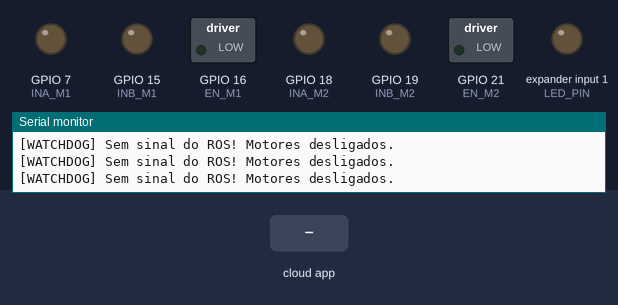
A sketch run on a simulated ESP32-S3. On the bench: switched loads named in the sketch (green lamp = pin HIGH), output pins drawn as LEDs (lit = HIGH), the last lines printed to the serial monitor. The inputs (shaded band) are chosen by the test bench. The ROS host is connected and sends only what is stated.

Above: at 2.8 s.
2.9 s: the phone or cloud app sets linear.x to -100
At 3.17 s:
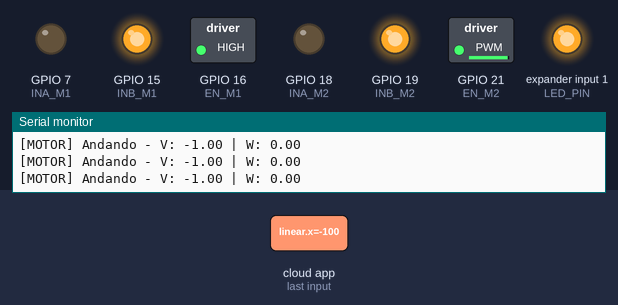
4.9 s: the phone or cloud app sets angular.z to -100
At 6.4 s:
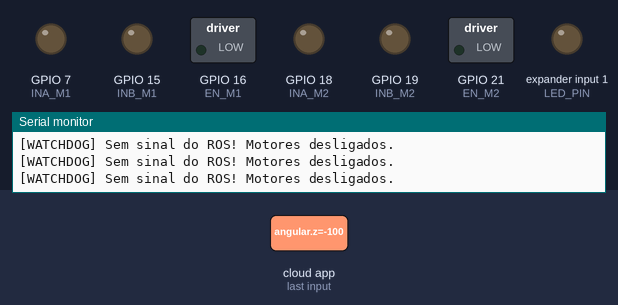
6.9 s: the phone or cloud app sets linear.x to 0
At 7.18 s:
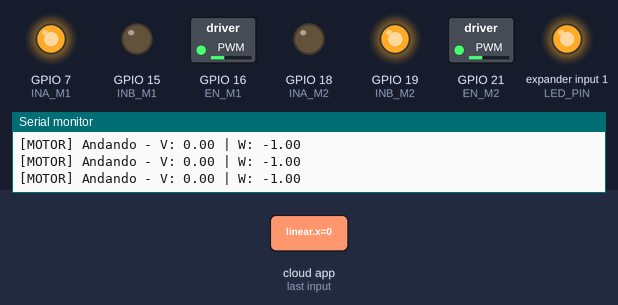
8.9 s: the phone or cloud app sets angular.z to 100
At 9.17 s:
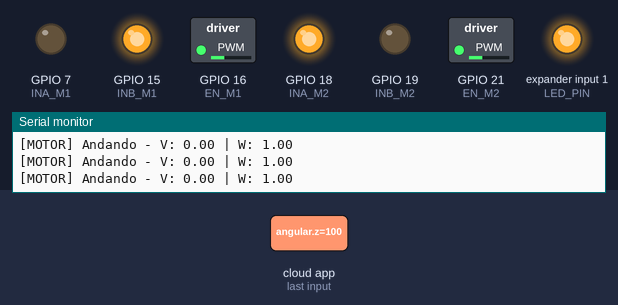
10.9 s: the phone or cloud app sets linear.x to 100
At 11.17 s:
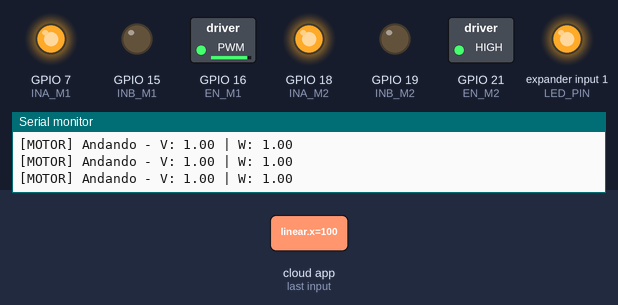
Timing chart, 0 to 13.9 s (numbered marks = the images above; inputs shaded):
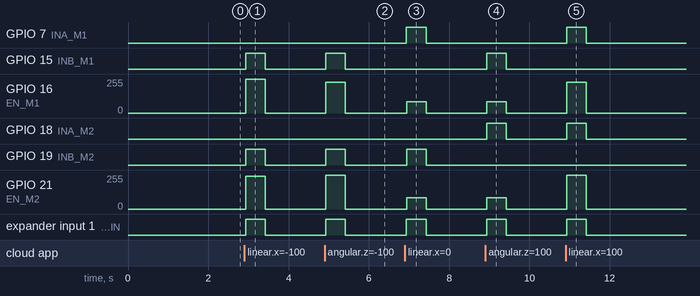

The sketch:

Esteira_Controler_TWIST_V3.ino
```cpp
#include <micro_ros_arduino.h>
#include <stdio.h>
#include <rcl/rcl.h>
#include <rcl/error_handling.h>
#include <rclc/rclc.h>
#include <rclc/executor.h>
#include <geometry_msgs/msg/twist.h>
#include <freertos/FreeRTOS.h>
#include <freertos/task.h>

#define LED_PIN 97

// Pinos Motor 1 (Esquerda) e Motor 2 (Direita)
#define INA_M1 7
#define INB_M1 15
#define EN_M1 16
#define INA_M2 18
#define INB_M2 19
#define EN_M2 21

// Parâmetros Físicos
const float WHEEL_BASE = 0.25;
const float MAX_SPEED = 1.0;
const float CALIB_LEFT = 1.0;
const float CALIB_RIGHT = 0.95;

// Configurações de PWM
const uint32_t PWM_FREQ = 2000;
const uint8_t PWM_RES = 11;
const float MAX_PWM = 2047.0;
const float MIN_PWM = 480.0;

// --- VARIÁVEIS GLOBAIS COMPARTILHADAS (Volatile para RTOS) ---
volatile float target_v = 0.0;
volatile float target_w = 0.0;
volatile TickType_t last_cmd_time = 0;
const TickType_t WATCHDOG_TIMEOUT_TICKS = pdMS_TO_TICKS(500);

// Objetos do micro-ROS
rcl_subscription_t subscriber;
geometry_msgs__msg__Twist msg;
rclc_executor_t executor;
rcl_allocator_t allocator;
rclc_support_t support;
rcl_node_t node;

#define RCCHECK(fn) { rcl_ret_t temp_rc = fn; if((temp_rc != RCL_RET_OK)){error_loop();}}
#define RCSOFTCHECK(fn) { rcl_ret_t temp_rc = fn; if((temp_rc != RCL_RET_OK)){error_loop();}}

void error_loop(){
  while(1){
    digitalWrite(LED_PIN, !digitalRead(LED_PIN));
    // Print de erro no cabo UART
    Serial0.println("[ERRO ROS] Falha critica no micro-ROS. Reinicie a placa.");
    vTaskDelay(pdMS_TO_TICKS(500));
  }
}

// O callback do ROS: SÓ RODA SE O CABO NATIVO RECEBER DADOS
void subscription_callback(const void *msgin) {
  const geometry_msgs__msg__Twist * msg = (const geometry_msgs__msg__Twist *)msgin;

  target_v = msg->linear.x;
  target_w = msg->angular.z;

  // Atualiza o relógio do Watchdog (Se puxar o cabo, isso aqui para de rodar)
  last_cmd_time = xTaskGetTickCount();
}

int calculate_pwm_with_deadband(float target_velocity) {
  float abs_vel = abs(target_velocity);
  if (abs_vel < 0.01) return 0;
  if (abs_vel > MAX_SPEED) abs_vel = MAX_SPEED;
  return (int)(MIN_PWM + (abs_vel / MAX_SPEED) * (MAX_PWM - MIN_PWM));
}

// ==========================================
// TAREFA 1: Controle de Hardware (Core 1 / UART)
// ==========================================
void Task_Control(void *pvParameters) {
  // Inicializa a comunicação UART (Cabo da Esquerda) para logs
  Serial0.begin(115200);
  Serial0.println(">> [CORE 1] Sistema de Motores e Watchdog Iniciado");

  pinMode(LED_PIN, OUTPUT);
  pinMode(INA_M1, OUTPUT); pinMode(INB_M1, OUTPUT);
  pinMode(INA_M2, OUTPUT); pinMode(INB_M2, OUTPUT);

  ledcAttach(EN_M1, PWM_FREQ, PWM_RES);
  ledcAttach(EN_M2, PWM_FREQ, PWM_RES);

  digitalWrite(INA_M1, LOW); digitalWrite(INB_M1, LOW); ledcWrite(EN_M1, 0);
  digitalWrite(INA_M2, LOW); digitalWrite(INB_M2, LOW); ledcWrite(EN_M2, 0);

  last_cmd_time = xTaskGetTickCount();

  while (1) {
    // 1. Verifica Watchdog
    if ((xTaskGetTickCount() - last_cmd_time) > WATCHDOG_TIMEOUT_TICKS) {
      ledcWrite(EN_M1, 0); ledcWrite(EN_M2, 0);
      digitalWrite(INA_M1, LOW); digitalWrite(INB_M1, LOW);
      digitalWrite(INA_M2, LOW); digitalWrite(INB_M2, LOW);
      digitalWrite(LED_PIN, LOW);

      Serial0.println("[WATCHDOG] Sem sinal do ROS! Motores desligados.");
    }
    else {
      // 2. Operação Normal
      digitalWrite(LED_PIN, (target_v == 0 && target_w == 0) ? LOW : HIGH);

      float v_left = (target_v - (target_w * WHEEL_BASE / 2.0)) * CALIB_LEFT;
      float v_right = (target_v + (target_w * WHEEL_BASE / 2.0)) * CALIB_RIGHT;

      int pwm_left = calculate_pwm_with_deadband(v_left);
      int pwm_right = calculate_pwm_with_deadband(v_right);

      // Direção Motor Esquerdo
      if (v_left > 0) { digitalWrite(INA_M1, HIGH); digitalWrite(INB_M1, LOW); }
      else if (v_left < 0) { digitalWrite(INA_M1, LOW); digitalWrite(INB_M1, HIGH); }
      else { digitalWrite(INA_M1, LOW); digitalWrite(INB_M1, LOW); }

      // Direção Motor Direito
      if (v_right > 0) { digitalWrite(INA_M2, HIGH); digitalWrite(INB_M2, LOW); }
      else if (v_right < 0) { digitalWrite(INA_M2, LOW); digitalWrite(INB_M2, HIGH); }
      else { digitalWrite(INA_M2, LOW); digitalWrite(INB_M2, LOW); }

      ledcWrite(EN_M1, pwm_left);
      ledcWrite(EN_M2, pwm_right);

      // Log sutil só para confirmar que está vivo e lendo
      if(target_v != 0 || target_w != 0) {
        Serial0.printf("[MOTOR] Andando - V: %.2f | W: %.2f\n", target_v, target_w);
      }
    }

    // Roda a 50Hz
    vTaskDelay(pdMS_TO_TICKS(20));
  }
}

// ==========================================
// TAREFA 2: Comunicação micro-ROS (Core 0 / Nativa)
// ==========================================
void Task_MicroROS(void *pvParameters) {
  // Configura para usar o USB Nativo silenciosamente
  set_microros_transports();
  vTaskDelay(pdMS_TO_TICKS(2000));

  allocator = rcl_get_default_allocator();
  RCCHECK(rclc_support_init(&support, 0, NULL, &allocator));
  RCCHECK(rclc_node_init_default(&node, "micro_ros_arduino_node", "", &support));
  RCCHECK(rclc_subscription_init_default(&subscriber, &node, ROSIDL_GET_MSG_TYPE_SUPPORT(geometry_msgs, msg, Twist), "cmd_vel"));
  RCCHECK(rclc_executor_init(&executor, &support.context, 1, &allocator));
  RCCHECK(rclc_executor_add_subscription(&executor, &subscriber, &msg, &subscription_callback, ON_NEW_DATA));

  while (1) {
    rclc_executor_spin_some(&executor, RCL_MS_TO_NS(10));
    vTaskDelay(pdMS_TO_TICKS(10));
  }
}

void setup() {
  xTaskCreatePinnedToCore(Task_Control, "Controle_HW", 4096, NULL, 2, NULL, 1);
  xTaskCreatePinnedToCore(Task_MicroROS, "Micro_ROS", 8192, NULL, 1, NULL, 0);
}

void loop() {
  vTaskDelete(NULL);
}
```

Measured:
- after the input at 2.9 s, GPIO 15 (INB_M1), GPIO 19 (INB_M2), expander input 1 (LED_PIN): LOW → HIGH at once, → LOW 0.49 s later; GPIO 16 (EN_M1): 0/255 → 255/255 at once, → 0/255 0.49 s later; GPIO 21 (EN_M2): 0/255 → 245/255 at once, → 0/255 0.49 s later
- after the input at 4.9 s, GPIO 15 (INB_M1), GPIO 19 (INB_M2), expander input 1 (LED_PIN): LOW → HIGH at once, → LOW 0.49 s later; GPIO 16 (EN_M1): 0/255 → 230/255 at once, → 0/255 0.49 s later; GPIO 21 (EN_M2): 0/255 → 255/255 at once, → 0/255 0.49 s later
- after the input at 6.9 s, GPIO 7 (INA_M1), GPIO 19 (INB_M2), expander input 1 (LED_PIN): LOW → HIGH at once, → LOW 0.49 s later; GPIO 16 (EN_M1): 0/255 → 84/255 at once, → 0/255 0.49 s later; GPIO 21 (EN_M2): 0/255 → 83/255 at once, → 0/255 0.49 s later
- after the input at 8.9 s, GPIO 15 (INB_M1), GPIO 18 (INA_M2), expander input 1 (LED_PIN): LOW → HIGH at once, → LOW 0.49 s later; GPIO 16 (EN_M1): 0/255 → 84/255 at once, → 0/255 0.49 s later; GPIO 21 (EN_M2): 0/255 → 83/255 at once, → 0/255 0.49 s later
- after the input at 10.9 s, GPIO 7 (INA_M1), GPIO 18 (INA_M2), expander input 1 (LED_PIN): LOW → HIGH at once, → LOW 0.49 s later; GPIO 16 (EN_M1): 0/255 → 230/255 at once, → 0/255 0.49 s later; GPIO 21 (EN_M2): 0/255 → 255/255 at once, → 0/255 0.49 s later
